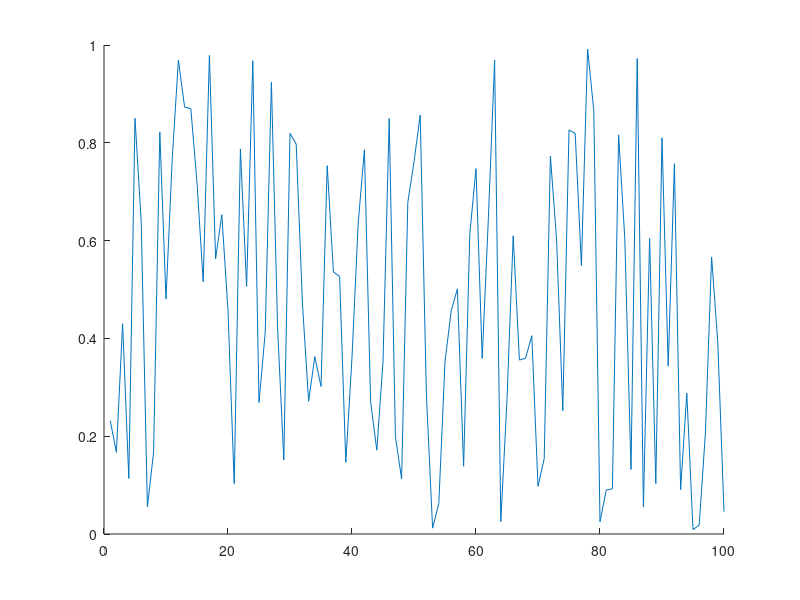

The MATLAB source for this figure: (Note: this script raises an error after producing the figure.)
clc
close all
clear

if isfolder('pics') == 0
    mkdir('pics')
end

x = 1:100;
y = rand(100,1);
idxmin = find(y == max(y));
idxmax = find(y == min(y));
txt = ['\leftarrow y = ',int2str(max(y))];
hold on
plot(x,y)
plot(x,y,'o','MarkerIndices',[idxmin idxmax],'MarkerFaceColor','red','MarkerSize',5)
t = text(idxmax,y(idxmax),txt);
t.Color = [153/255 153/255 255/255];
hold off
legend('random plot [0:1]');
print -dpng ./pics/test.png
close
%% testing plot function
clc

x = [0:0.01:2*pi];
y = sin(x);
yCmp = cos(x);
string = 'My test plot';
p_title = 'test_print';
t="";

% test = myplot(x,y,string,p_title);
test2 = superplot(x,y,'plotName',"My super plot",'figureName',"super_plot");
test3 = superplot(x,y,'cmpYLegend',"cos(x)",'figureName',"cosxVsSinx",'cmpY',yCmp,'yLegend',"sin(x)",'yName',"Amplitude",'xName',"Samples NOT normalized to 2\pi", ...
    'plotName',"Plotting cos(x) against sin(x)");
close(test2);
close(test3);
test4 = superplot(x,y);

testV = ones(1,1);
testV(2) = 5;

%% testing MER loop
% clear
clc
close all

% Constants are double-precision by default
vec = [61 69];
    
% for i = vec(1):0.01:vec(1)
%     fprintf("i is %d coefficients\n",i);
% end
    
for i = 0:2:10
    fprintf("i SHOULD be EVEN and is %d\n",i);
end

%coefficients have to be even and divisible by span w/no remainder
%beta MUST be greater than 0
test = MER_opt('Nsps',4,'numCoeffs',vec,'betaTX',[0.01 0.01 0.05],'betaRCV',[0.12 0.01 0.12]);
